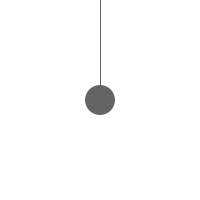
Frame 1 (no input)
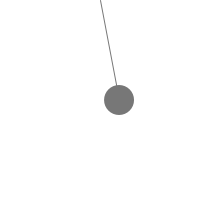
Frame 60 (the mouse pressed at the canvas centre just before this capture)
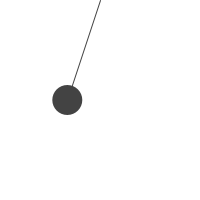
Frame 120 (the mouse held since frame 60 and released just before this capture)

The Processing sketch that drew these frames (run headless with seeded random() and noise(); from frame 60 on, the mouse is pressed at the canvas centre):

// Processing sketch: Sin_Cos_Oscill_ex2_color
// ── Sin_Cos_Oscill_ex2_color.pde
float theta = 0.0;

void setup() {
  size(200, 200);
  smooth();
}
void draw() {
  background(255);
  // Get the result of the sine function
  // Scale so that values oscillate between 0 and width
  float x = (sin(theta) + 1) * width/2;
  //Add one to get values between 0 and 2 instead of -1 and 1

  // With each cycle, increment theta
  theta += 0.05;

  // Draw the ellipse at the value produced by sine
  //fill(0);
  //stroke(0);

  fill(x);
  stroke(x);
  line(width/2, 0, x, height/2);
  noStroke();
  ellipse(x, height/2, 30, 30);
}
